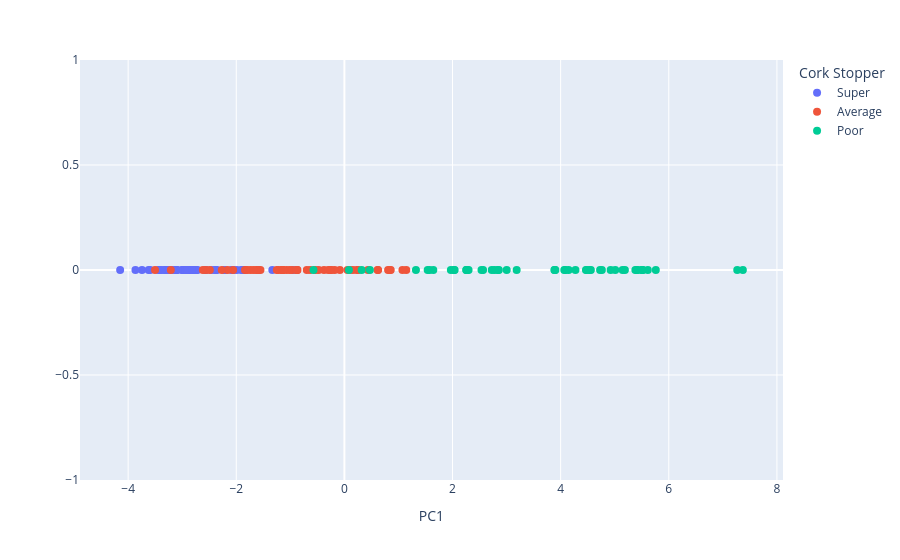

The cell this chart's notebook holds for it:
### Markdown cell above
### 3. Plot projected data accourding to the Kaiser criterion.

### Code cell
pca2=PCA(n_components=1)

X1D = pca2.fit_transform(X)
print(np.shape(X1D))

#Plot projected data
fig = px.scatter(x=X1D[:,0],y=np.zeros(np.shape(X1D)[0]),color=CorkStopp['C'],labels=dict(x="PC1",y="",color="Cork Stopper"))
fig.update_traces(marker_size=8)
fig.update_xaxes
fig.show()

### Figure 1 — Plotly figure (JSON) as saved in the notebook; plotly's stock layout.template omitted (floating-point values rounded to 4 significant figures)
{"data": [{"hovertemplate": "Cork Stopper=Super<br>PC1=%{x}<br>=%{y}<extra></extra>", "legendgroup": "Super", "marker": {"color": "#636efa", "size": 8, "symbol": "circle"}, "mode": "markers", "name": "Super", "orientation": "v", "showlegend": true, "type": "scatter", "x": [-3.273, -3.744, -2.718, -2.873, -1.861, -3.328, -2.561, -2.904, -2.455, -3.104, -2.356, -3.443, -2.57, -2.794, -2.393, -2.382, -1.333, -2.81, -2.86, -1.875, -2.998, -2.993, -2.074, -3.416, -2.052, -3.185, -2.934, -2.739, -2.758, -3.129, -3.129, -3.308, -2.986, -1.586, -2.221, -2.09, -3.087, -2.914, -4.148, -1.849, -2.817, -3.621, -3.592, -1.91, -0.9449, -3.865, -3.38, -1.99, -3.241, -2.21], "xaxis": "x", "y": [0.0, 0.0, 0.0, 0.0, 0.0, 0.0, 0.0, 0.0, 0.0, 0.0, 0.0, 0.0, 0.0, 0.0, 0.0, 0.0, 0.0, 0.0, 0.0, 0.0, 0.0, 0.0, 0.0, 0.0, 0.0, 0.0, 0.0, 0.0, 0.0, 0.0, 0.0, 0.0, 0.0, 0.0, 0.0, 0.0, 0.0, 0.0, 0.0, 0.0, 0.0, 0.0, 0.0, 0.0, 0.0, 0.0, 0.0, 0.0, 0.0, 0.0], "yaxis": "y"}, {"hovertemplate": "Cork Stopper=Average<br>PC1=%{x}<br>=%{y}<extra></extra>", "legendgroup": "Average", "marker": {"color": "#EF553B", "size": 8, "symbol": "circle"}, "mode": "markers", "name": "Average", "orientation": "v", "showlegend": true, "type": "scatter", "x": [-2.058, -2.16, -1.6, -1.156, -2.269, -1.553, -0.6956, -2.489, -3.503, -0.8745, -1.065, -1.25, -2.56, -0.3779, -0.08421, -1.839, 0.6237, -1.009, -2.618, 0.1035, 1.144, -1.794, 0.8374, -3.21, -0.2405, -0.8685, -0.6344, 0.4354, -0.5329, -0.9648, -1.143, -0.1793, -1.217, 0.2287, -0.4756, 1.074, -0.8833, -1.141, -1.131, -0.2971, 0.8081, 0.6133, -1.631, 0.2581, 0.1574, 0.857, 0.05785, -1.737, -1.682, -0.263], "xaxis": "x", "y": [0.0, 0.0, 0.0, 0.0, 0.0, 0.0, 0.0, 0.0, 0.0, 0.0, 0.0, 0.0, 0.0, 0.0, 0.0, 0.0, 0.0, 0.0, 0.0, 0.0, 0.0, 0.0, 0.0, 0.0, 0.0, 0.0, 0.0, 0.0, 0.0, 0.0, 0.0, 0.0, 0.0, 0.0, 0.0, 0.0, 0.0, 0.0, 0.0, 0.0, 0.0, 0.0, 0.0, 0.0, 0.0, 0.0, 0.0, 0.0, 0.0, 0.0], "yaxis": "y"}, {"hovertemplate": "Cork Stopper=Poor<br>PC1=%{x}<br>=%{y}<extra></extra>", "legendgroup": "Poor", "marker": {"color": "#00cc96", "size": 8, "symbol": "circle"}, "mode": "markers", "name": "Poor", "orientation": "v", "showlegend": true, "type": "scatter", "x": [3.902, 5.146, 3.002, 0.08436, 4.067, 1.323, 5.406, 1.969, 2.536, 2.039, 5.612, 4.274, 4.558, 2.857, 3.891, 7.266, 1.573, 0.319, 2.256, 5.426, 2.565, 5.509, 4.925, 4.147, 0.4721, -0.5719, 2.274, 2.774, 5.76, 2.028, 7.37, 4.729, 2.254, 2.836, 4.535, 5.189, 2.726, 4.467, 5.01, 4.088, 5.521, 4.762, 3.186, 4.484, 5.5, 3.885, 2.297, 1.54, 1.644, 5.382], "xaxis": "x", "y": [0.0, 0.0, 0.0, 0.0, 0.0, 0.0, 0.0, 0.0, 0.0, 0.0, 0.0, 0.0, 0.0, 0.0, 0.0, 0.0, 0.0, 0.0, 0.0, 0.0, 0.0, 0.0, 0.0, 0.0, 0.0, 0.0, 0.0, 0.0, 0.0, 0.0, 0.0, 0.0, 0.0, 0.0, 0.0, 0.0, 0.0, 0.0, 0.0, 0.0, 0.0, 0.0, 0.0, 0.0, 0.0, 0.0, 0.0, 0.0, 0.0, 0.0], "yaxis": "y"}], "layout": {"legend": {"title": {"text": "Cork Stopper"}, "tracegroupgap": 0}, "margin": {"t": 60}, "xaxis": {"anchor": "y", "domain": [0, 1], "title": {"text": "PC1"}}, "yaxis": {"anchor": "x", "domain": [0, 1], "title": {"text": ""}}}}
